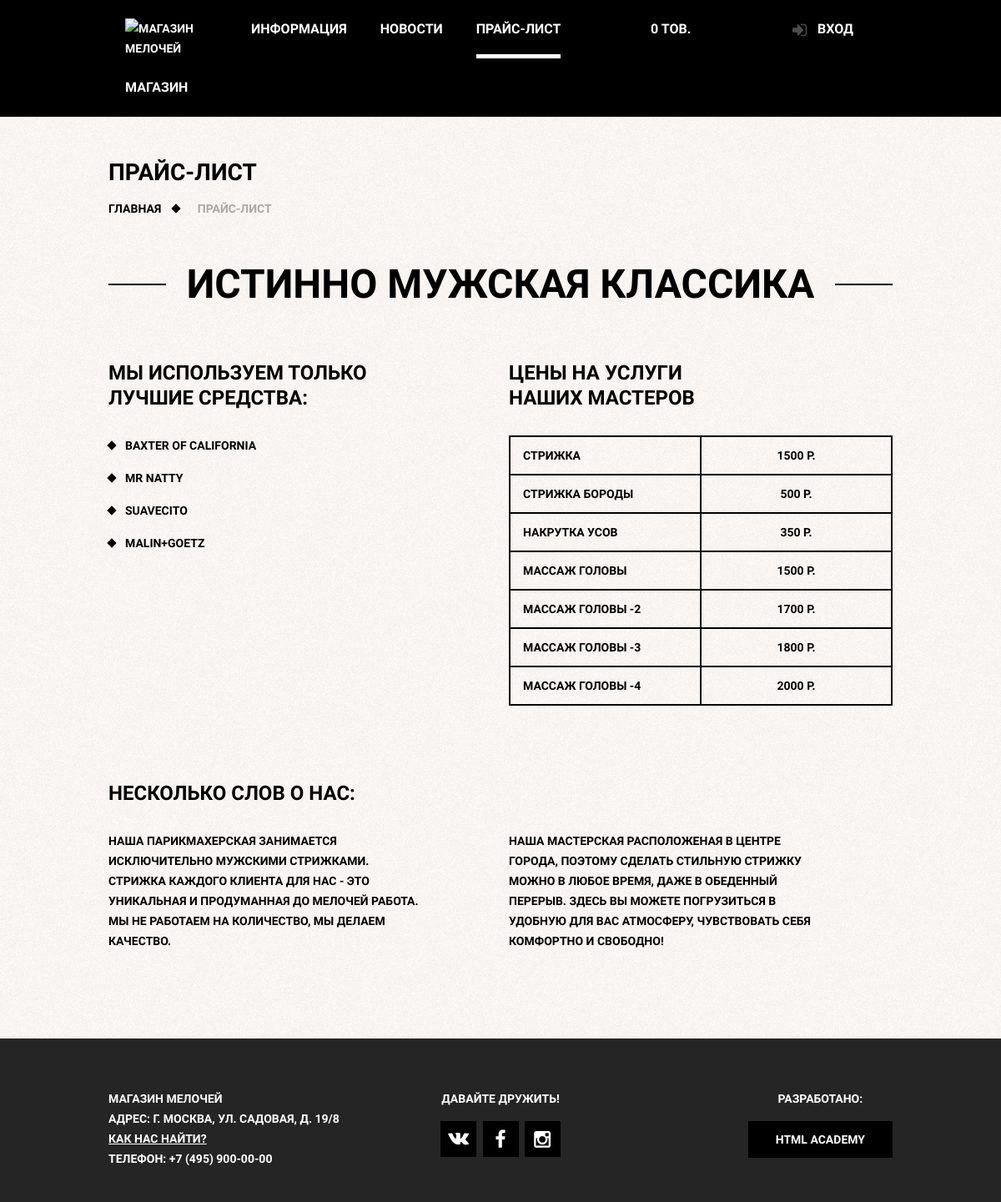
/price/, run on an earlier commit of the app's database.
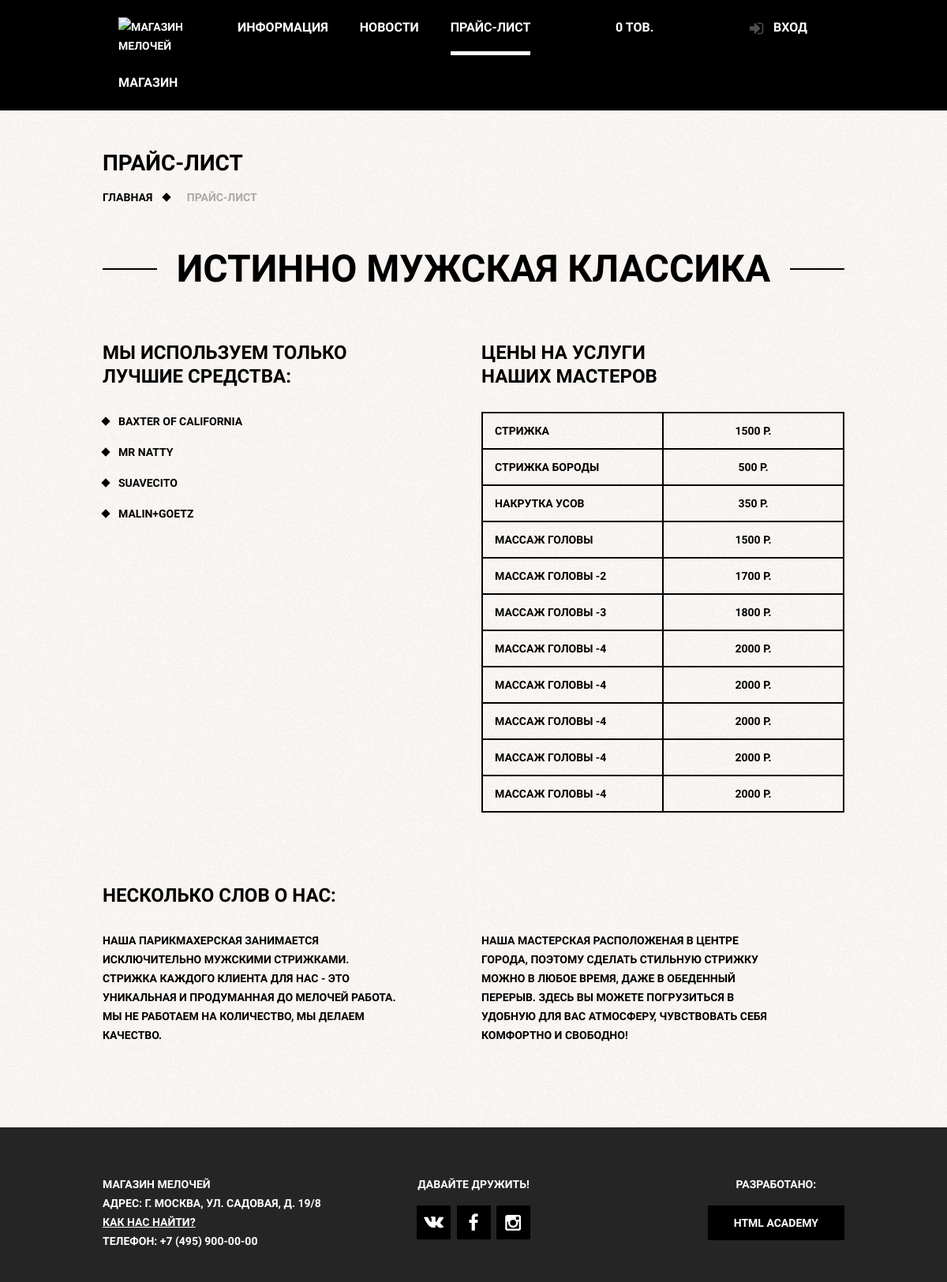
And on a later commit of the database.
### barber_baseapp/models.py (models this page shows)
class Price(models.Model):
    service_name = models.CharField(max_length=30)
    price = models.DecimalField(max_digits=5, decimal_places=0)

### barber_baseapp/views.py (the view)
# urls.py: path('price/', PriceListView.as_view(), name='price_page'),
class PriceListView(ListView):
	model = Price
	template_name = 'barber_baseapp/price.html'
	context_object_name = 'price'

### barber_account/context_processors.py (called while the page is built)
def loginform(request):
    return {'form': LoginForm}

### barber_cart/cart.py (called while the page is built)
    def __len__(self):
        return sum(item['quantity'] for item in self.cart.values())

### barber_cart/context_processors.py (called while the page is built)
def cart(request):
	return {'cart': Cart(request)}

### barber_baseapp/templates/barber_baseapp/price.html (shortened to what this page needs)
{% extends 'base.html' %}
{% load static %}
{% block bodyclass%}
	class="inner-page"
{% endblock %}
{% block content %}
    <h1 class="inner-page-title">
        Прайс-лист
    </h1>
    <ul class="breadcrumbs">
        <li><a href="{% url 'main_page' %}">Главная</a></li>
        <li class="current">Прайс-лист</li>
    </ul>
    <div class="inner-content">
        <div class="big-heading">
            <h2>Истинно мужская классика</h2>
        </div>
        <div class="inner-columns clearfix">
            <div class="inner-columns-left">
            <h2>Мы используем только<br>лучшие средства:</h2>
            <ul class="custom-list-1">
                <li>Baxter of California</li>
                <li>Mr Natty</li>
                <li>Suavecito</li>
                <li>Malin+Goetz</li>
            </ul>
            </div>
            <div class="inner-columns-right">
            <h2>Цены на услуги<br>наших мастеров</h2>
            <table class="prices-table">
				{% for item in price %}
				<tr>
                    <td>{{ item.service_name }}</td>
                    <td>{{ item.price }} р.</td>
                </tr>
				{% endfor %}
            </table>
            </div>
        </div>
        <div class="inner-columns clearfix">
            <h2>Несколько слов о нас:</h2>
            <div class="inner-columns-left">
            <p class="short-text">Наша парикмахерская занимается исключительно мужскими
                стрижками. Стрижка каждого клиента для нас - это уникальная
                и продуманная до мелочей работа. Мы не работаем на количество,
                мы делаем качество.
            </p>
            </div>
            <div class="inner-columns-right">
            <p class="short-text">Наша мастерская расположеная в центре города, поэтому
                сделать стильную стрижку можно в любое время, даже в
                обеденный перерыв. Здесь вы можете погрузиться в удобную
                для вас атмосферу, чувствовать себя комфортно и свободно!
            </p>
            </div>
        </div>
    </div>
{% endblock %}

### templates/base.html (shortened to what this page needs)
{% load static %}
<!DOCTYPE html>
<html lang="ru">
 <head>
	<link rel="stylesheet" href="{% static 'css/normalize.css' %}">
	<link rel="stylesheet" href="{% static 'css/style.css' %}">
 </head>
<body
	{% block bodyclass %}
	{% endblock %}
>
	{% include 'include/header.html' %}
	<main class="container">
		{% block content %}
		{% endblock %}
	</main>
	{% include 'include/footer.html' %}
</body>
</html>

### templates/include/header.html
{% load static %}
<header class="main-header">
    <div class="container clearfix">
        <nav class="main-navigation">
			{% with request.resolver_match.url_name as url_name %}
				{% if url_name != 'main_page' %}
					<a class="logo-inner" href="{% url 'main_page' %}">
						<img src="{% static 'images/inner-logo.png' %}" width="111"
						height="24" alt="Магазин мелочей">
					</a>
				{% endif %}
			<ul>
				<li class="{% if url_name == 'main_page' %}active{% endif %}"><a href="{% url 'main_page' %}">Информация</a></li>
				<li class="{% if url_name == 'news_page' or url_name == 'news_detail' %}active{% endif %}"><a href="{% url 'news_page' %}">Новости</a></li>
				<li class="{% if url_name == 'price_page' %}active{% endif %}"><a href="{% url 'price_page' %}">Прайс-лист</a></li>
				<li class="{% if '/shop/' in request.path %}active{% endif %}"><a href="{% url 'shop_page' %}">Магазин</a></li>
			</ul>
			{% endwith %}
        </nav>
		<div class="cart-block">
			{% with total_items=cart|length %}
				{% if cart|length > 0 %}
					<a class="dashboard" href="{% url 'cart_detail' %}">
						{{ total_items }} шт-{{ cart.get_total_price }} р.
					</a>
				{% else %}
					<span class="dashboard" href="#">0 тов.</span>
				{% endif %}
			{% endwith %}
		</div>
        <div class="user-block">
            {% if request.user.is_authenticated %}
				<a class="dashboard" href="{% url 'dashboard' %}">Кабинет</a>
			{% else %}
				<a class="login" href="{% url 'login' %}">Вход</a>
			{% endif %}
        </div>
    </div>
</header>

### templates/include/footer.html
{% load static %}
<footer class="main-footer">
    <div class="container clearfix">
        <section class="footer-contacts">
            Магазин мелочей<br>
            Адрес: г. Москва, ул. Садовая, д. 19/8<br>
            <a href="#">Как нас найти?</a><br>
            Телефон: +7 (495) 900-00-00
        </section>
        <section class="footer-social">
            <p>Давайте дружить!</p>
            <a class="social-btn social-btn-vk" href="#">Вконтакте</a>
            <a class="social-btn social-btn-fb" href="#">Фейсбук</a>
            <a class="social-btn social-btn-inst" href="#">Инстаграм</a>
        </section>
        <section class="footer-copyright">
            <p>Разработано:</p>
            <a class="btn" href="https://htmlacademy.ru">HTML Academy</a>
        </section>
    </div>
</footer>

### templates/include/modal_content.html (shortened to what this page needs)
{% load static %}

What changed in the data, as far as the page shows it:
added Price: service_name "МАССАЖ ГОЛОВЫ -4", price "2000"
added Price: service_name "МАССАЖ ГОЛОВЫ -4", price "2000"
added Price: service_name "МАССАЖ ГОЛОВЫ -4", price "2000"
added Price: service_name "МАССАЖ ГОЛОВЫ -4", price "2000"
